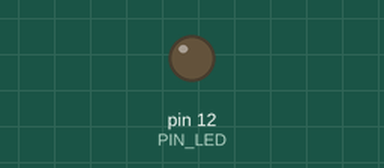
The sketch below on a simulated Arduino Uno, built with avr-gcc and run on an emulated ATmega328P. Parts: output pins drawn as LEDs (lit = HIGH).

Above: at 0.35 s.
At 2.66 s:
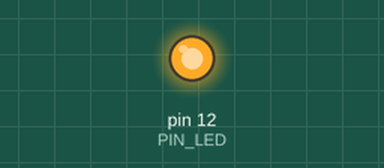
Timing chart, 0 to 3.0 s (numbered marks = the images above):
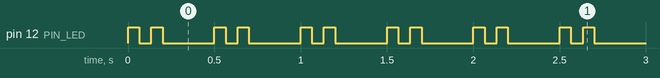

Measured:
- by itself, pin 12 (PIN_LED): repeats every 0.50 s: LOW 0.07 s, HIGH 0.07 s, LOW 0.30 s, HIGH 0.07 s

The sketch:

1-3_Ambulance.ino
```cpp
// (licence header left out)
#define PIN_LED 12
#define TIME_FLASH_MS 65

void setup() {
  pinMode(PIN_LED, OUTPUT);
}

void blink(int pin, int timeMs) {
  digitalWrite(pin, HIGH);
  delay(timeMs);
  digitalWrite(pin, LOW);
}

void loop() {
  // Blink twice in 200 ms
  blink(PIN_LED, TIME_FLASH_MS);
  delay(200 - 2 * TIME_FLASH_MS);
  blink(PIN_LED, TIME_FLASH_MS);

  // Lights off for 300 ms
  delay(300);
}
```
